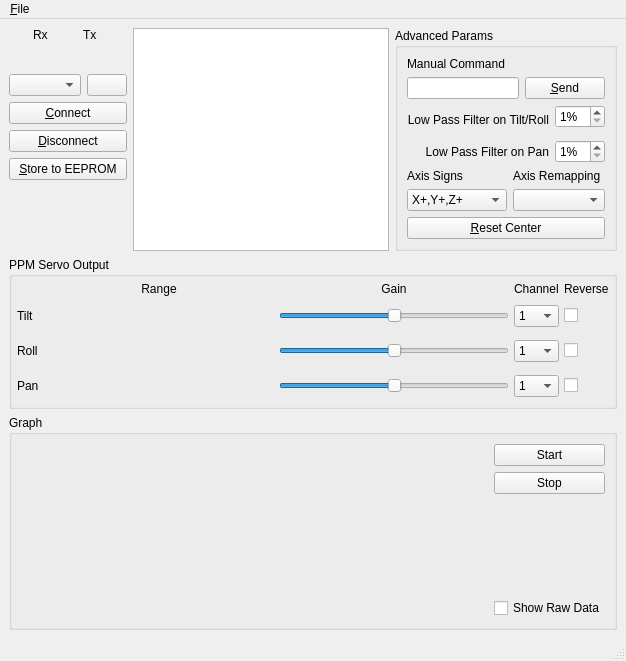
<?xml version="1.0" encoding="UTF-8"?>
<ui version="4.0">
 <class>MainWindow</class>
 <widget class="QMainWindow" name="MainWindow">
  <property name="geometry">
   <rect>
    <x>0</x>
    <y>0</y>
    <width>599</width>
    <height>651</height>
   </rect>
  </property>
  <property name="windowTitle">
   <string>Headtracker BNO055</string>
  </property>
  <property name="windowIcon">
   <iconset resource="Resources.qrc">
    <normaloff>:/Icons/Icon.png</normaloff>:/Icons/Icon.png</iconset>
  </property>
  <widget class="QWidget" name="centralwidget">
   <layout class="QVBoxLayout" name="verticalLayout_2">
    <item>
     <layout class="QHBoxLayout" name="horizontalLayout_2">
      <item>
       <layout class="QGridLayout" name="gridLayout_4">
        <item row="1" column="1">
         <widget class="QPushButton" name="cmdRefresh">
          <property name="toolTip">
           <string>Refresh Available Serial Ports</string>
          </property>
          <property name="text">
           <string/>
          </property>
          <property name="icon">
           <iconset resource="Resources.qrc">
            <normaloff>:/Icons/refresh.svg</normaloff>:/Icons/refresh.svg</iconset>
          </property>
         </widget>
        </item>
        <item row="5" column="0" colspan="2">
         <spacer name="verticalSpacer">
          <property name="orientation">
           <enum>Qt::Vertical</enum>
          </property>
          <property name="sizeHint" stdset="0">
           <size>
            <width>20</width>
            <height>40</height>
           </size>
          </property>
         </spacer>
        </item>
        <item row="1" column="0">
         <widget class="QComboBox" name="cmdPort">
          <property name="sizePolicy">
           <sizepolicy hsizetype="Minimum" vsizetype="Fixed">
            <horstretch>0</horstretch>
            <verstretch>0</verstretch>
           </sizepolicy>
          </property>
         </widget>
        </item>
        <item row="2" column="0" colspan="2">
         <widget class="QPushButton" name="cmdConnect">
          <property name="sizePolicy">
           <sizepolicy hsizetype="Minimum" vsizetype="Fixed">
            <horstretch>0</horstretch>
            <verstretch>0</verstretch>
           </sizepolicy>
          </property>
          <property name="text">
           <string>&amp;Connect</string>
          </property>
         </widget>
        </item>
        <item row="4" column="0" colspan="2">
         <widget class="QPushButton" name="cmdStore">
          <property name="sizePolicy">
           <sizepolicy hsizetype="Minimum" vsizetype="Fixed">
            <horstretch>0</horstretch>
            <verstretch>0</verstretch>
           </sizepolicy>
          </property>
          <property name="text">
           <string>&amp;Store to EEPROM</string>
          </property>
         </widget>
        </item>
        <item row="0" column="0" colspan="2">
         <layout class="QGridLayout" name="gridLayout_3">
          <item row="1" column="1">
           <widget class="QLabel" name="label_10">
            <property name="text">
             <string>Tx</string>
            </property>
           </widget>
          </item>
          <item row="1" column="0">
           <widget class="QLabel" name="label_9">
            <property name="text">
             <string>Rx</string>
            </property>
           </widget>
          </item>
          <item row="2" column="0">
           <widget class="Led" name="rxled" native="true">
            <property name="sizePolicy">
             <sizepolicy hsizetype="Fixed" vsizetype="Fixed">
              <horstretch>0</horstretch>
              <verstretch>0</verstretch>
             </sizepolicy>
            </property>
            <property name="minimumSize">
             <size>
              <width>20</width>
              <height>20</height>
             </size>
            </property>
            <property name="maximumSize">
             <size>
              <width>20</width>
              <height>20</height>
             </size>
            </property>
           </widget>
          </item>
          <item row="2" column="1">
           <widget class="Led" name="txled" native="true">
            <property name="sizePolicy">
             <sizepolicy hsizetype="Fixed" vsizetype="Fixed">
              <horstretch>0</horstretch>
              <verstretch>0</verstretch>
             </sizepolicy>
            </property>
            <property name="minimumSize">
             <size>
              <width>20</width>
              <height>20</height>
             </size>
            </property>
            <property name="maximumSize">
             <size>
              <width>20</width>
              <height>20</height>
             </size>
            </property>
           </widget>
          </item>
         </layout>
        </item>
        <item row="3" column="0" colspan="2">
         <widget class="QPushButton" name="cmdDisconnect">
          <property name="sizePolicy">
           <sizepolicy hsizetype="Minimum" vsizetype="Fixed">
            <horstretch>0</horstretch>
            <verstretch>0</verstretch>
           </sizepolicy>
          </property>
          <property name="text">
           <string>&amp;Disconnect</string>
          </property>
         </widget>
        </item>
       </layout>
      </item>
      <item>
       <widget class="QPlainTextEdit" name="serialData">
        <property name="sizePolicy">
         <sizepolicy hsizetype="MinimumExpanding" vsizetype="MinimumExpanding">
          <horstretch>0</horstretch>
          <verstretch>0</verstretch>
         </sizepolicy>
        </property>
        <property name="font">
         <font>
          <pointsize>10</pointsize>
         </font>
        </property>
        <property name="lineWrapMode">
         <enum>QPlainTextEdit::NoWrap</enum>
        </property>
        <property name="textInteractionFlags">
         <set>Qt::TextSelectableByKeyboard|Qt::TextSelectableByMouse</set>
        </property>
       </widget>
      </item>
      <item>
       <widget class="QGroupBox" name="groupBox_3">
        <property name="title">
         <string>Advanced Params</string>
        </property>
        <layout class="QVBoxLayout" name="verticalLayout">
         <item>
          <widget class="QLabel" name="label">
           <property name="text">
            <string>Manual Command</string>
           </property>
          </widget>
         </item>
         <item>
          <layout class="QHBoxLayout" name="horizontalLayout_4">
           <item>
            <widget class="QLineEdit" name="txtCommand"/>
           </item>
           <item>
            <widget class="QPushButton" name="cmdSend">
             <property name="text">
              <string>&amp;Send</string>
             </property>
            </widget>
           </item>
          </layout>
         </item>
         <item>
          <layout class="QGridLayout" name="gridLayout_2">
           <item row="0" column="0" rowspan="2">
            <widget class="QLabel" name="label_2">
             <property name="sizePolicy">
              <sizepolicy hsizetype="Expanding" vsizetype="Preferred">
               <horstretch>0</horstretch>
               <verstretch>0</verstretch>
              </sizepolicy>
             </property>
             <property name="text">
              <string>Low Pass Filter on Tilt/Roll</string>
             </property>
             <property name="alignment">
              <set>Qt::AlignRight|Qt::AlignTrailing|Qt::AlignVCenter</set>
             </property>
            </widget>
           </item>
           <item row="2" column="0">
            <widget class="QLabel" name="label_4">
             <property name="sizePolicy">
              <sizepolicy hsizetype="Expanding" vsizetype="Preferred">
               <horstretch>0</horstretch>
               <verstretch>0</verstretch>
              </sizepolicy>
             </property>
             <property name="text">
              <string>Low Pass Filter on Pan</string>
             </property>
             <property name="alignment">
              <set>Qt::AlignRight|Qt::AlignTrailing|Qt::AlignVCenter</set>
             </property>
            </widget>
           </item>
           <item row="0" column="1">
            <widget class="QSpinBox" name="spnLPTiltRoll">
             <property name="sizePolicy">
              <sizepolicy hsizetype="Minimum" vsizetype="Fixed">
               <horstretch>0</horstretch>
               <verstretch>0</verstretch>
              </sizepolicy>
             </property>
             <property name="minimumSize">
              <size>
               <width>50</width>
               <height>0</height>
              </size>
             </property>
             <property name="baseSize">
              <size>
               <width>8</width>
               <height>0</height>
              </size>
             </property>
             <property name="suffix">
              <string>%</string>
             </property>
             <property name="minimum">
              <number>1</number>
             </property>
             <property name="maximum">
              <number>100</number>
             </property>
            </widget>
           </item>
           <item row="2" column="1">
            <widget class="QSpinBox" name="spnLPPan">
             <property name="sizePolicy">
              <sizepolicy hsizetype="Minimum" vsizetype="Fixed">
               <horstretch>0</horstretch>
               <verstretch>0</verstretch>
              </sizepolicy>
             </property>
             <property name="minimumSize">
              <size>
               <width>50</width>
               <height>0</height>
              </size>
             </property>
             <property name="baseSize">
              <size>
               <width>8</width>
               <height>0</height>
              </size>
             </property>
             <property name="suffix">
              <string>%</string>
             </property>
             <property name="minimum">
              <number>1</number>
             </property>
             <property name="maximum">
              <number>100</number>
             </property>
            </widget>
           </item>
          </layout>
         </item>
         <item>
          <spacer name="verticalSpacer_4">
           <property name="orientation">
            <enum>Qt::Vertical</enum>
           </property>
           <property name="sizeHint" stdset="0">
            <size>
             <width>20</width>
             <height>40</height>
            </size>
           </property>
          </spacer>
         </item>
         <item>
          <layout class="QGridLayout" name="gridLayout">
           <item row="1" column="0">
            <widget class="QLabel" name="label_5">
             <property name="text">
              <string>Axis Signs</string>
             </property>
            </widget>
           </item>
           <item row="1" column="1">
            <widget class="QLabel" name="label_3">
             <property name="sizePolicy">
              <sizepolicy hsizetype="Preferred" vsizetype="Preferred">
               <horstretch>0</horstretch>
               <verstretch>0</verstretch>
              </sizepolicy>
             </property>
             <property name="text">
              <string>Axis Remapping</string>
             </property>
            </widget>
           </item>
           <item row="3" column="0" colspan="2">
            <widget class="QPushButton" name="cmdResetCenter">
             <property name="text">
              <string>&amp;Reset Center</string>
             </property>
            </widget>
           </item>
           <item row="2" column="0">
            <widget class="QComboBox" name="cmbSigns">
             <property name="sizePolicy">
              <sizepolicy hsizetype="Minimum" vsizetype="Fixed">
               <horstretch>1</horstretch>
               <verstretch>0</verstretch>
              </sizepolicy>
             </property>
             <property name="maximumSize">
              <size>
               <width>100</width>
               <height>16777215</height>
              </size>
             </property>
             <item>
              <property name="text">
               <string>X+,Y+,Z+</string>
              </property>
             </item>
             <item>
              <property name="text">
               <string>X+,Y+,Z-</string>
              </property>
             </item>
             <item>
              <property name="text">
               <string>X+,Y-,Z+</string>
              </property>
             </item>
             <item>
              <property name="text">
               <string>X+,Y-,Z-</string>
              </property>
             </item>
             <item>
              <property name="text">
               <string>X-,Y+,Z+</string>
              </property>
             </item>
             <item>
              <property name="text">
               <string>X-,Y+,Z-</string>
              </property>
             </item>
             <item>
              <property name="text">
               <string>X-,Y-,Z+</string>
              </property>
             </item>
             <item>
              <property name="text">
               <string>X-,Y-,Z-</string>
              </property>
             </item>
            </widget>
           </item>
           <item row="2" column="1">
            <widget class="QComboBox" name="cmbRemap">
             <property name="sizePolicy">
              <sizepolicy hsizetype="MinimumExpanding" vsizetype="Fixed">
               <horstretch>0</horstretch>
               <verstretch>0</verstretch>
              </sizepolicy>
             </property>
             <property name="maximumSize">
              <size>
               <width>100</width>
               <height>16777215</height>
              </size>
             </property>
            </widget>
           </item>
          </layout>
         </item>
        </layout>
       </widget>
      </item>
     </layout>
    </item>
    <item>
     <layout class="QHBoxLayout" name="horizontalLayout">
      <item>
       <widget class="QGroupBox" name="groupBox">
        <property name="sizePolicy">
         <sizepolicy hsizetype="Preferred" vsizetype="Maximum">
          <horstretch>0</horstretch>
          <verstretch>0</verstretch>
         </sizepolicy>
        </property>
        <property name="title">
         <string>PPM Servo Output</string>
        </property>
        <layout class="QGridLayout" name="gridLayout_5">
         <property name="leftMargin">
          <number>5</number>
         </property>
         <property name="topMargin">
          <number>5</number>
         </property>
         <property name="rightMargin">
          <number>5</number>
         </property>
         <property name="bottomMargin">
          <number>5</number>
         </property>
         <property name="spacing">
          <number>5</number>
         </property>
         <item row="4" column="1">
          <widget class="ServoMinMax" name="servoPan" native="true">
           <property name="sizePolicy">
            <sizepolicy hsizetype="MinimumExpanding" vsizetype="Preferred">
             <horstretch>0</horstretch>
             <verstretch>0</verstretch>
            </sizepolicy>
           </property>
           <property name="minimumSize">
            <size>
             <width>0</width>
             <height>30</height>
            </size>
           </property>
          </widget>
         </item>
         <item row="4" column="0">
          <widget class="QLabel" name="label_19">
           <property name="text">
            <string>Pan</string>
           </property>
          </widget>
         </item>
         <item row="3" column="5">
          <widget class="QCheckBox" name="chkrllrev">
           <property name="layoutDirection">
            <enum>Qt::LeftToRight</enum>
           </property>
           <property name="autoFillBackground">
            <bool>false</bool>
           </property>
           <property name="text">
            <string/>
           </property>
          </widget>
         </item>
         <item row="4" column="2">
          <widget class="QSlider" name="pan_gain">
           <property name="sizePolicy">
            <sizepolicy hsizetype="MinimumExpanding" vsizetype="Fixed">
             <horstretch>0</horstretch>
             <verstretch>0</verstretch>
            </sizepolicy>
           </property>
           <property name="minimum">
            <number>0</number>
           </property>
           <property name="maximum">
            <number>500</number>
           </property>
           <property name="value">
            <number>250</number>
           </property>
           <property name="tracking">
            <bool>true</bool>
           </property>
           <property name="orientation">
            <enum>Qt::Horizontal</enum>
           </property>
           <property name="invertedAppearance">
            <bool>false</bool>
           </property>
           <property name="tickPosition">
            <enum>QSlider::NoTicks</enum>
           </property>
           <property name="tickInterval">
            <number>0</number>
           </property>
          </widget>
         </item>
         <item row="0" column="1">
          <widget class="QLabel" name="label_21">
           <property name="text">
            <string>Range</string>
           </property>
           <property name="alignment">
            <set>Qt::AlignCenter</set>
           </property>
          </widget>
         </item>
         <item row="2" column="1">
          <widget class="ServoMinMax" name="servoTilt" native="true">
           <property name="sizePolicy">
            <sizepolicy hsizetype="MinimumExpanding" vsizetype="Preferred">
             <horstretch>0</horstretch>
             <verstretch>0</verstretch>
            </sizepolicy>
           </property>
           <property name="minimumSize">
            <size>
             <width>0</width>
             <height>30</height>
            </size>
           </property>
          </widget>
         </item>
         <item row="3" column="0">
          <widget class="QLabel" name="label_18">
           <property name="text">
            <string>Roll</string>
           </property>
          </widget>
         </item>
         <item row="0" column="2">
          <widget class="QLabel" name="label_20">
           <property name="sizePolicy">
            <sizepolicy hsizetype="Minimum" vsizetype="Preferred">
             <horstretch>0</horstretch>
             <verstretch>0</verstretch>
            </sizepolicy>
           </property>
           <property name="text">
            <string>Gain</string>
           </property>
           <property name="alignment">
            <set>Qt::AlignCenter</set>
           </property>
          </widget>
         </item>
         <item row="3" column="1">
          <widget class="ServoMinMax" name="servoRoll" native="true">
           <property name="sizePolicy">
            <sizepolicy hsizetype="MinimumExpanding" vsizetype="Preferred">
             <horstretch>0</horstretch>
             <verstretch>0</verstretch>
            </sizepolicy>
           </property>
           <property name="minimumSize">
            <size>
             <width>0</width>
             <height>30</height>
            </size>
           </property>
          </widget>
         </item>
         <item row="2" column="2">
          <widget class="QSlider" name="til_gain">
           <property name="sizePolicy">
            <sizepolicy hsizetype="MinimumExpanding" vsizetype="Fixed">
             <horstretch>0</horstretch>
             <verstretch>0</verstretch>
            </sizepolicy>
           </property>
           <property name="minimum">
            <number>0</number>
           </property>
           <property name="maximum">
            <number>500</number>
           </property>
           <property name="value">
            <number>250</number>
           </property>
           <property name="tracking">
            <bool>true</bool>
           </property>
           <property name="orientation">
            <enum>Qt::Horizontal</enum>
           </property>
           <property name="invertedAppearance">
            <bool>false</bool>
           </property>
           <property name="tickPosition">
            <enum>QSlider::NoTicks</enum>
           </property>
           <property name="tickInterval">
            <number>0</number>
           </property>
          </widget>
         </item>
         <item row="3" column="2">
          <widget class="QSlider" name="rll_gain">
           <property name="sizePolicy">
            <sizepolicy hsizetype="MinimumExpanding" vsizetype="Fixed">
             <horstretch>0</horstretch>
             <verstretch>0</verstretch>
            </sizepolicy>
           </property>
           <property name="minimum">
            <number>0</number>
           </property>
           <property name="maximum">
            <number>500</number>
           </property>
           <property name="value">
            <number>250</number>
           </property>
           <property name="tracking">
            <bool>true</bool>
           </property>
           <property name="orientation">
            <enum>Qt::Horizontal</enum>
           </property>
           <property name="invertedAppearance">
            <bool>false</bool>
           </property>
           <property name="tickPosition">
            <enum>QSlider::NoTicks</enum>
           </property>
           <property name="tickInterval">
            <number>0</number>
           </property>
          </widget>
         </item>
         <item row="2" column="4">
          <widget class="QComboBox" name="cmbtiltchn">
           <item>
            <property name="text">
             <string>1</string>
            </property>
           </item>
           <item>
            <property name="text">
             <string>2</string>
            </property>
           </item>
           <item>
            <property name="text">
             <string>3</string>
            </property>
           </item>
           <item>
            <property name="text">
             <string>4</string>
            </property>
           </item>
           <item>
            <property name="text">
             <string>5</string>
            </property>
           </item>
           <item>
            <property name="text">
             <string>6</string>
            </property>
           </item>
           <item>
            <property name="text">
             <string>7</string>
            </property>
           </item>
           <item>
            <property name="text">
             <string>8</string>
            </property>
           </item>
           <item>
            <property name="text">
             <string>9</string>
            </property>
           </item>
           <item>
            <property name="text">
             <string>10</string>
            </property>
           </item>
           <item>
            <property name="text">
             <string>11</string>
            </property>
           </item>
           <item>
            <property name="text">
             <string>12</string>
            </property>
           </item>
           <item>
            <property name="text">
             <string>13</string>
            </property>
           </item>
           <item>
            <property name="text">
             <string>14</string>
            </property>
           </item>
           <item>
            <property name="text">
             <string>15</string>
            </property>
           </item>
           <item>
            <property name="text">
             <string>16</string>
            </property>
           </item>
          </widget>
         </item>
         <item row="2" column="5">
          <widget class="QCheckBox" name="chktltrev">
           <property name="layoutDirection">
            <enum>Qt::LeftToRight</enum>
           </property>
           <property name="autoFillBackground">
            <bool>false</bool>
           </property>
           <property name="text">
            <string/>
           </property>
          </widget>
         </item>
         <item row="0" column="5">
          <widget class="QLabel" name="label_12">
           <property name="text">
            <string>Reverse</string>
           </property>
          </widget>
         </item>
         <item row="0" column="4">
          <widget class="QLabel" name="label_11">
           <property name="text">
            <string>Channel</string>
           </property>
          </widget>
         </item>
         <item row="4" column="4">
          <widget class="QComboBox" name="cmbpanchn">
           <item>
            <property name="text">
             <string>1</string>
            </property>
           </item>
           <item>
            <property name="text">
             <string>2</string>
            </property>
           </item>
           <item>
            <property name="text">
             <string>3</string>
            </property>
           </item>
           <item>
            <property name="text">
             <string>4</string>
            </property>
           </item>
           <item>
            <property name="text">
             <string>5</string>
            </property>
           </item>
           <item>
            <property name="text">
             <string>6</string>
            </property>
           </item>
           <item>
            <property name="text">
             <string>7</string>
            </property>
           </item>
           <item>
            <property name="text">
             <string>8</string>
            </property>
           </item>
           <item>
            <property name="text">
             <string>9</string>
            </property>
           </item>
           <item>
            <property name="text">
             <string>10</string>
            </property>
           </item>
           <item>
            <property name="text">
             <string>11</string>
            </property>
           </item>
           <item>
            <property name="text">
             <string>12</string>
            </property>
           </item>
           <item>
            <property name="text">
             <string>13</string>
            </property>
           </item>
           <item>
            <property name="text">
             <string>14</string>
            </property>
           </item>
           <item>
            <property name="text">
             <string>15</string>
            </property>
           </item>
           <item>
            <property name="text">
             <string>16</string>
            </property>
           </item>
          </widget>
         </item>
         <item row="4" column="5">
          <widget class="QCheckBox" name="chkpanrev">
           <property name="layoutDirection">
            <enum>Qt::LeftToRight</enum>
           </property>
           <property name="autoFillBackground">
            <bool>false</bool>
           </property>
           <property name="text">
            <string/>
           </property>
          </widget>
         </item>
         <item row="2" column="0">
          <widget class="QLabel" name="label_17">
           <property name="text">
            <string>Tilt</string>
           </property>
          </widget>
         </item>
         <item row="3" column="4">
          <widget class="QComboBox" name="cmbrllchn">
           <item>
            <property name="text">
             <string>1</string>
            </property>
           </item>
           <item>
            <property name="text">
             <string>2</string>
            </property>
           </item>
           <item>
            <property name="text">
             <string>3</string>
            </property>
           </item>
           <item>
            <property name="text">
             <string>4</string>
            </property>
           </item>
           <item>
            <property name="text">
             <string>5</string>
            </property>
           </item>
           <item>
            <property name="text">
             <string>6</string>
            </property>
           </item>
           <item>
            <property name="text">
             <string>7</string>
            </property>
           </item>
           <item>
            <property name="text">
             <string>8</string>
            </property>
           </item>
           <item>
            <property name="text">
             <string>9</string>
            </property>
           </item>
           <item>
            <property name="text">
             <string>10</string>
            </property>
           </item>
           <item>
            <property name="text">
             <string>11</string>
            </property>
           </item>
           <item>
            <property name="text">
             <string>12</string>
            </property>
           </item>
           <item>
            <property name="text">
             <string>13</string>
            </property>
           </item>
           <item>
            <property name="text">
             <string>14</string>
            </property>
           </item>
           <item>
            <property name="text">
             <string>15</string>
            </property>
           </item>
           <item>
            <property name="text">
             <string>16</string>
            </property>
           </item>
          </widget>
         </item>
        </layout>
       </widget>
      </item>
     </layout>
    </item>
    <item>
     <widget class="QGroupBox" name="groupBox_4">
      <property name="sizePolicy">
       <sizepolicy hsizetype="Preferred" vsizetype="Minimum">
        <horstretch>0</horstretch>
        <verstretch>0</verstretch>
       </sizepolicy>
      </property>
      <property name="title">
       <string>Graph</string>
      </property>
      <layout class="QHBoxLayout" name="horizontalLayout_3">
       <item>
        <widget class="Graph" name="graphView" native="true">
         <property name="sizePolicy">
          <sizepolicy hsizetype="MinimumExpanding" vsizetype="Minimum">
           <horstretch>0</horstretch>
           <verstretch>0</verstretch>
          </sizepolicy>
         </property>
        </widget>
       </item>
       <item>
        <layout class="QVBoxLayout" name="verticalLayout_5">
         <item>
          <widget class="QPushButton" name="cmdStartGraph">
           <property name="sizePolicy">
            <sizepolicy hsizetype="Minimum" vsizetype="Fixed">
             <horstretch>0</horstretch>
             <verstretch>0</verstretch>
            </sizepolicy>
           </property>
           <property name="text">
            <string>Start</string>
           </property>
          </widget>
         </item>
         <item>
          <widget class="QPushButton" name="cmdStopGraph">
           <property name="sizePolicy">
            <sizepolicy hsizetype="Minimum" vsizetype="Fixed">
             <horstretch>0</horstretch>
             <verstretch>0</verstretch>
            </sizepolicy>
           </property>
           <property name="text">
            <string>Stop</string>
           </property>
          </widget>
         </item>
         <item>
          <spacer name="verticalSpacer_2">
           <property name="orientation">
            <enum>Qt::Vertical</enum>
           </property>
           <property name="sizeType">
            <enum>QSizePolicy::MinimumExpanding</enum>
           </property>
           <property name="sizeHint" stdset="0">
            <size>
             <width>20</width>
             <height>98</height>
            </size>
           </property>
          </spacer>
         </item>
         <item>
          <widget class="QCheckBox" name="chkRawData">
           <property name="text">
            <string>Show Raw Data</string>
           </property>
          </widget>
         </item>
        </layout>
       </item>
      </layout>
     </widget>
    </item>
   </layout>
  </widget>
  <widget class="QMenuBar" name="menubar">
   <property name="geometry">
    <rect>
     <x>0</x>
     <y>0</y>
     <width>599</width>
     <height>22</height>
    </rect>
   </property>
   <widget class="QMenu" name="menu_File">
    <property name="title">
     <string>&amp;File</string>
    </property>
    <addaction name="action_Save_to_File"/>
    <addaction name="action_Load"/>
    <addaction name="separator"/>
    <addaction name="actionE_xit"/>
   </widget>
   <addaction name="menu_File"/>
  </widget>
  <widget class="QStatusBar" name="statusbar"/>
  <action name="action_Save_to_File">
   <property name="enabled">
    <bool>false</bool>
   </property>
   <property name="text">
    <string>&amp;Save</string>
   </property>
  </action>
  <action name="action_Load">
   <property name="enabled">
    <bool>false</bool>
   </property>
   <property name="text">
    <string>&amp;Open</string>
   </property>
  </action>
  <action name="actionE_xit">
   <property name="text">
    <string>E&amp;xit</string>
   </property>
  </action>
  <action name="action_Calibrate">
   <property name="text">
    <string>&amp;Calibrate</string>
   </property>
  </action>
 </widget>
 <customwidgets>
  <customwidget>
   <class>Led</class>
   <extends>QWidget</extends>
   <header>led.h</header>
   <container>1</container>
  </customwidget>
  <customwidget>
   <class>Graph</class>
   <extends>QWidget</extends>
   <header>graph.h</header>
   <container>1</container>
  </customwidget>
  <customwidget>
   <class>ServoMinMax</class>
   <extends>QWidget</extends>
   <header>servominmax.h</header>
   <container>1</container>
  </customwidget>
 </customwidgets>
 <resources>
  <include location="Resources.qrc"/>
 </resources>
 <connections>
  <connection>
   <sender>actionE_xit</sender>
   <signal>toggled(bool)</signal>
   <receiver>MainWindow</receiver>
   <slot>close()</slot>
   <hints>
    <hint type="sourcelabel">
     <x>-1</x>
     <y>-1</y>
    </hint>
    <hint type="destinationlabel">
     <x>337</x>
     <y>324</y>
    </hint>
   </hints>
  </connection>
 </connections>
</ui>
